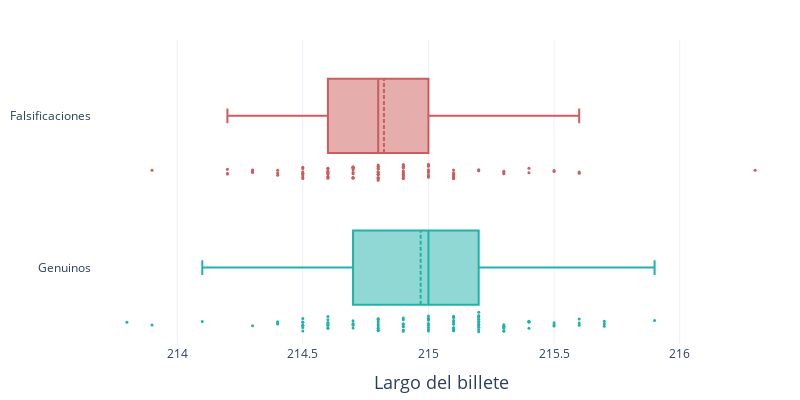

Source (notebook cell):
### Code cell
fig = go.Figure()

fig.add_traces(
    go.Box(
        x=true_bills['X_1'],
        name='Genuinos',
        boxmean=True,
        marker_size=3,
        boxpoints='all',
        whiskerwidth=0.2,
        marker_color = 'lightseagreen',
        marker_line_outliercolor='rgba(219, 64, 82, 0.6)'
    )    
)

fig.add_traces(
    go.Box(
        x=false_bills['X_1'],
        name='Falsificaciones',
        boxmean=True,
        marker_size=3,
        boxpoints='all',
        whiskerwidth=0.2,
        marker_color = 'indianred',
        marker_line_outliercolor='rgba(219, 64, 82, 0.6)'
    )    
)

fig.update_layout(
    xaxis=dict(
        title='Largo del billete',
        title_font_size=18
    ),
    margin=dict(
        l=40,
        r=10,
        b=10,
        t=40,
    ),
    height=400,
    width=800,
    showlegend=False,
    template='plotly_white',
)

# fig.write_image('images/bills.pdf')

fig.show()

### Figure 1 — Plotly figure (JSON) as saved in the notebook; plotly's stock layout.template omitted (floating-point values rounded to 4 significant figures)
{"data": [{"boxmean": true, "boxpoints": "all", "marker": {"color": "lightseagreen", "line": {"outliercolor": "rgba(219, 64, 82, 0.6)"}, "size": 3}, "name": "Genuinos", "type": "box", "whiskerwidth": 0.2, "x": [214.8, 214.6, 214.8, 214.8, 215, 215.7, 215.5, 214.5, 214.9, 215.2, 215.3, 215.1, 215.2, 214.7, 215.1, 214.5, 214.6, 215, 215.2, 214.7, 215, 215.6, 215.3, 215.7, 215.1, 215.3, 215.5, 215.1, 215.1, 214.8, 215.2, 214.8, 215, 215.6, 215.9, 214.6, 215.5, 215.3, 215.3, 213.9, 214.4, 214.8, 214.9, 214.9, 214.8, 214.3, 214.8, 214.8, 214.6, 214.5, 214.6, 215.3, 214.5, 215.4, 214.5, 215.2, 215.7, 215, 215.1, 215.1, 215.1, 215.3, 215.4, 214.5, 215, 215.2, 214.6, 214.8, 215.1, 214.9, 213.8, 215.2, 215, 214.4, 215.2, 214.1, 214.9, 214.6, 215.2, 214.6, 215.1, 214.9, 215.2, 215.2, 215.4, 215.1, 215.2, 215, 214.9, 215, 214.7, 215.4, 214.9, 214.5, 214.7, 215.6, 215, 214.4, 215.1, 214.7]}, {"boxmean": true, "boxpoints": "all", "marker": {"color": "indianred", "line": {"outliercolor": "rgba(219, 64, 82, 0.6)"}, "size": 3}, "name": "Falsificaciones", "type": "box", "whiskerwidth": 0.2, "x": [214.4, 214.9, 214.9, 215, 214.7, 215, 215.3, 214.8, 215, 215.2, 215.2, 215.1, 215.4, 214.9, 215.1, 215.5, 214.7, 214.7, 214.8, 214.4, 214.8, 215.1, 215.3, 215.1, 214.7, 214.9, 215, 215.5, 215.1, 214.5, 214.3, 214.5, 214.9, 214.6, 214.2, 214.8, 214.6, 214.9, 214.6, 214.5, 214.8, 214.7, 214.6, 215, 214.5, 214.9, 215, 215.3, 214.7, 214.9, 214.9, 214.6, 214.6, 214.5, 214.5, 215.1, 214.2, 214.4, 214.8, 214.6, 215.6, 214.9, 214.6, 214.7, 214.3, 215.1, 216.3, 215.6, 214.8, 214.9, 213.9, 214.2, 214.8, 214.8, 214.8, 214.9, 214.3, 214.5, 214.8, 214.5, 215, 214.8, 215, 214.6, 214.7, 214.7, 214.5, 214.8, 214.8, 214.6, 215.1, 215.4, 214.7, 215, 214.9, 215, 215.1, 214.8, 214.7, 214.3]}], "layout": {"height": 400, "margin": {"b": 10, "l": 40, "r": 10, "t": 40}, "showlegend": false, "width": 800, "xaxis": {"title": {"font": {"size": 18}, "text": "Largo del billete"}}}}
